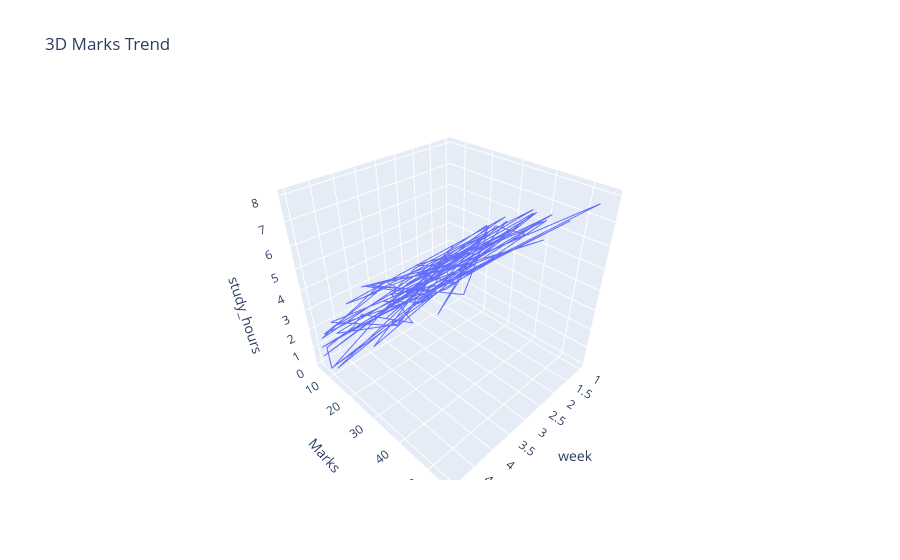

The code cell stored with this chart in its notebook:
### Code cell
# 3D Line
px.line_3d(student, x="week", y="Marks", z="study_hours", title="3D Marks Trend").show()
